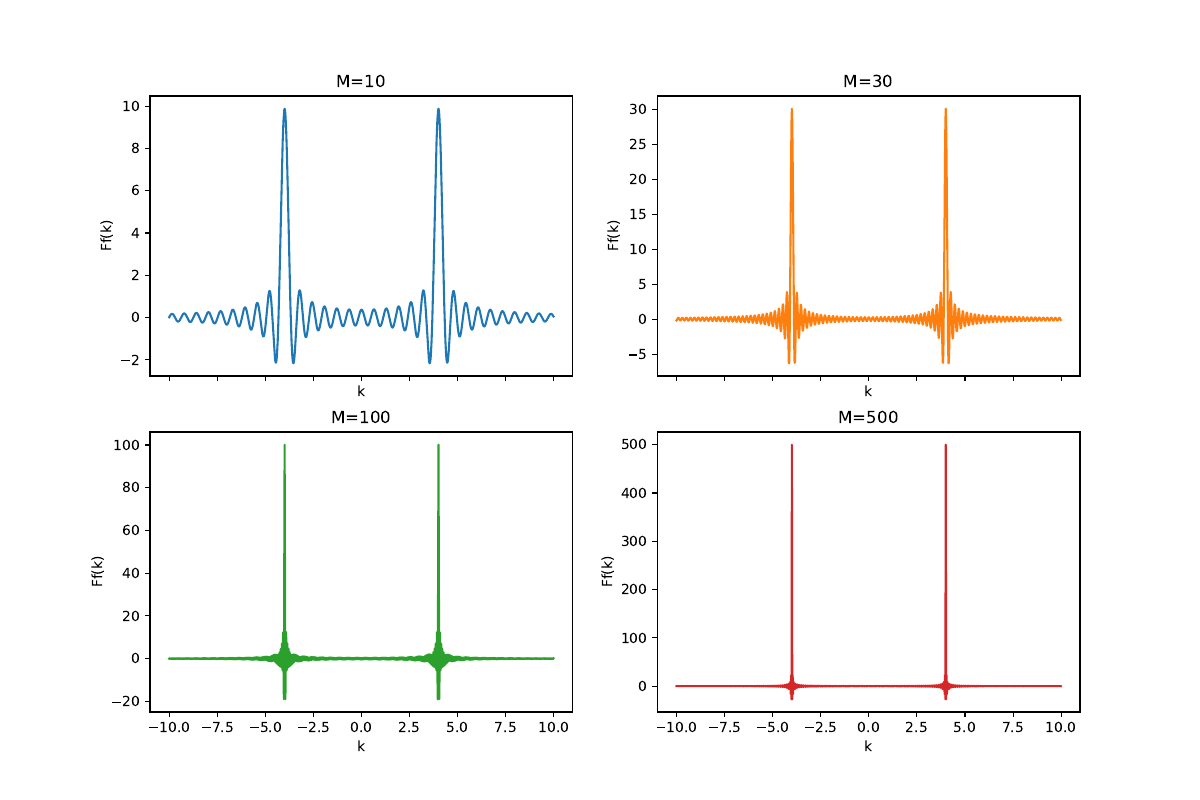

This chart was generated by the following Python code:
import matplotlib.pyplot as plt
import numpy as np

#plt.rcParams.update({'font.size': 10})

data10 = np.loadtxt("data10.csv", delimiter=",")
data30 = np.loadtxt("data30.csv", delimiter=",")
data100 = np.loadtxt("data100.csv", delimiter=",")
data500 = np.loadtxt("data500.csv", delimiter=",")

fig, axs = plt.subplots(2, 2, figsize=(12, 8), sharex="col")
axs[0, 0].plot(data10[:,0], data10[:,1])
axs[0, 0].set_title('M=10')
axs[0, 1].plot(data30[:,0], data30[:,1], 'tab:orange')
axs[0, 1].set_title('M=30')
axs[1, 0].plot(data100[:,0], data100[:,1], 'tab:green')
axs[1, 0].set_title('M=100')
axs[1, 1].plot(data500[:,0], data500[:,1], 'tab:red')
axs[1, 1].set_title('M=500')
#axs.label.set_size(10)
#axs.set_units

for ax in axs.flat:
    ax.set(xlabel='k', ylabel='Ff(k)')


# Hide x labels and tick labels for top plots and y ticks for right plots.
#for ax in axs.flat:
 #   ax.label_outer()
#DON'T HIDE

plt.savefig('plot.pdf')
plt.show()

quit()